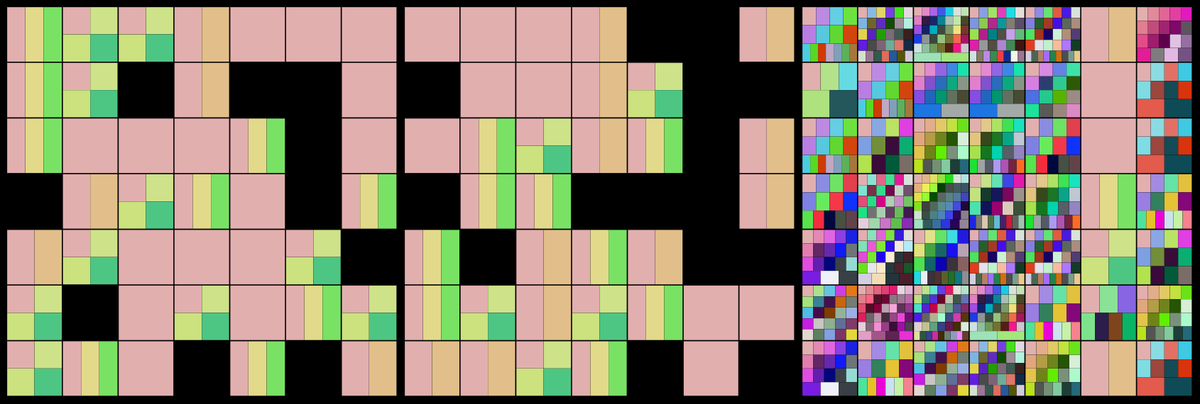
Frame 1 (no input)
Frame 60 (the mouse pressed at the canvas centre just before this capture): identical to frame 1, image omitted
Frame 120 (the mouse held since frame 60 and released just before this capture): identical to frame 1, image omitted

The Processing sketch that drew this single still picture (run headless with seeded random() and noise(); from frame 60 on, the mouse is pressed at the canvas centre):

// Processing sketch: matrixMultiplication
// ── matrixMultiplication.pde
// This program creates 3 square matrices. The first two ar populated with
// random numbers. The third one is the result of the matrix multiplication
// of the first two. Numbers are represented with colored subdivided squares.
// A 4 has 4 tiles. A 5 has 5 tiles: 3 tilesin one row and two in another.
// The sketch does not try to be useful, it's just an experiment.
int sz = 7;
int dim = 550;
int margin = 10;
int maxNum = 5; // Populate matrices with random numbers up to this value. Small = good. 
int[][] matA = new int[sz][sz];
int[][] matB = new int[sz][sz];
int[][] matC = new int[sz][sz];
void settings() {
  size(dim * 3 + margin * 4, dim + margin * 2);
}
void setup() {
  background(0);
  stroke(0, 30);
  colorMode(HSB);
  for (int i=0; i<sz; i++) {
    for (int j=0; j<sz; j++) {
      matA[i][j] = (int)random(maxNum);
      matB[i][j] = (int)random(maxNum);
    }
  }
  for (int i=0; i<sz; i++) {
    for (int j=0; j<sz; j++) {
      matC[i][j] = 0;
      for(int k=0; k<sz; k++) {
        matC[i][j] += matA[i][k] * matB[k][j];
      }
      
      float x = map(j, 0, sz, 0, dim) + margin;
      float y = map(i, 0, sz, 0, dim) + margin;
      drawSq(x + (dim + margin) * 0, y, dim/sz-1, matA[i][j]); 
      drawSq(x + (dim + margin) * 1, y, dim/sz-1, matB[i][j]);
      drawSq(x + (dim + margin) * 2, y, dim/sz-1, matC[i][j]);
    }
  }
}
// Draw a square that represents a number
void drawSq(float x, float y, float sqsz, int num) {
  float sq = sqrt(num);
  int cols = floor(sq);
  int rows = ceil(sq);
  int a = max(cols, rows);
  int b = min(cols, rows);
  for (int j=0; j<b; j++) {
    if(j == b-1) {
      a = num - j * a;
    }
    for (int i=0; i<a; i++) {
      fill(((i + j) * num * 13) % 256, 
           (57 + i * 42 + j * 55) % 256, 
           ((170 + 93 * num * i * j) % 200) + 56);
      rect(x + i * sqsz/a, 
           y + j * sqsz/b, 
           sqsz/a, sqsz/b);
    }
  }
}

void draw() {
}
